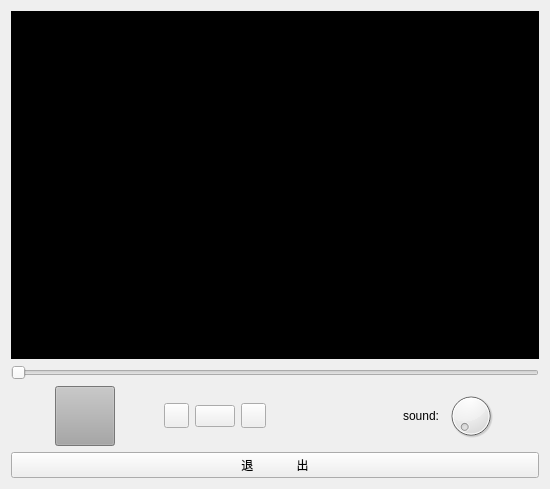
<?xml version="1.0" encoding="UTF-8"?>
<ui version="4.0">
 <class>VideoWidget</class>
 <widget class="QWidget" name="VideoWidget">
  <property name="geometry">
   <rect>
    <x>0</x>
    <y>0</y>
    <width>550</width>
    <height>489</height>
   </rect>
  </property>
  <property name="windowTitle">
   <string>视频播放器</string>
  </property>
  <layout class="QGridLayout" name="gridLayout">
   <item row="2" column="0">
    <layout class="QHBoxLayout" name="horizontalLayout">
     <item>
      <spacer name="horizontalSpacer">
       <property name="orientation">
        <enum>Qt::Horizontal</enum>
       </property>
       <property name="sizeHint" stdset="0">
        <size>
         <width>10</width>
         <height>10</height>
        </size>
       </property>
      </spacer>
     </item>
     <item>
      <widget class="QPushButton" name="btn_openfile">
       <property name="enabled">
        <bool>true</bool>
       </property>
       <property name="minimumSize">
        <size>
         <width>60</width>
         <height>60</height>
        </size>
       </property>
       <property name="maximumSize">
        <size>
         <width>60</width>
         <height>60</height>
        </size>
       </property>
       <property name="sizeIncrement">
        <size>
         <width>100</width>
         <height>100</height>
        </size>
       </property>
       <property name="baseSize">
        <size>
         <width>100</width>
         <height>100</height>
        </size>
       </property>
       <property name="cursor">
        <cursorShape>PointingHandCursor</cursorShape>
       </property>
       <property name="styleSheet">
        <string notr="true">border-image: url(:/new/prefix1/res/file.png);
background-color: rgb(166, 166, 166);
border-color: rgb(61, 61, 61);</string>
       </property>
       <property name="text">
        <string/>
       </property>
      </widget>
     </item>
     <item>
      <spacer name="horizontalSpacer_3">
       <property name="orientation">
        <enum>Qt::Horizontal</enum>
       </property>
       <property name="sizeHint" stdset="0">
        <size>
         <width>40</width>
         <height>20</height>
        </size>
       </property>
      </spacer>
     </item>
     <item>
      <widget class="QPushButton" name="btn_back">
       <property name="maximumSize">
        <size>
         <width>25</width>
         <height>25</height>
        </size>
       </property>
       <property name="cursor">
        <cursorShape>PointingHandCursor</cursorShape>
       </property>
       <property name="styleSheet">
        <string notr="true">border-image: url(:/new/prefix1/res/back.png);</string>
       </property>
       <property name="text">
        <string/>
       </property>
      </widget>
     </item>
     <item>
      <widget class="QPushButton" name="btn_start">
       <property name="minimumSize">
        <size>
         <width>20</width>
         <height>20</height>
        </size>
       </property>
       <property name="cursor">
        <cursorShape>PointingHandCursor</cursorShape>
       </property>
       <property name="styleSheet">
        <string notr="true">border-image: url(:/new/prefix1/res/start.png);</string>
       </property>
       <property name="text">
        <string/>
       </property>
      </widget>
     </item>
     <item>
      <widget class="QPushButton" name="btn_next">
       <property name="maximumSize">
        <size>
         <width>25</width>
         <height>25</height>
        </size>
       </property>
       <property name="cursor">
        <cursorShape>PointingHandCursor</cursorShape>
       </property>
       <property name="styleSheet">
        <string notr="true">image: url(:/new/prefix1/res/pre.png);
border-image: url(:/new/prefix1/res/pre.png);</string>
       </property>
       <property name="text">
        <string/>
       </property>
      </widget>
     </item>
     <item>
      <spacer name="horizontalSpacer_4">
       <property name="orientation">
        <enum>Qt::Horizontal</enum>
       </property>
       <property name="sizeHint" stdset="0">
        <size>
         <width>40</width>
         <height>20</height>
        </size>
       </property>
      </spacer>
     </item>
     <item>
      <spacer name="horizontalSpacer_5">
       <property name="orientation">
        <enum>Qt::Horizontal</enum>
       </property>
       <property name="sizeHint" stdset="0">
        <size>
         <width>40</width>
         <height>20</height>
        </size>
       </property>
      </spacer>
     </item>
     <item>
      <spacer name="horizontalSpacer_6">
       <property name="orientation">
        <enum>Qt::Horizontal</enum>
       </property>
       <property name="sizeHint" stdset="0">
        <size>
         <width>40</width>
         <height>20</height>
        </size>
       </property>
      </spacer>
     </item>
     <item>
      <widget class="QLabel" name="label">
       <property name="text">
        <string>sound:</string>
       </property>
      </widget>
     </item>
     <item>
      <widget class="QDial" name="dial_volice">
       <property name="maximumSize">
        <size>
         <width>50</width>
         <height>50</height>
        </size>
       </property>
       <property name="cursor">
        <cursorShape>PointingHandCursor</cursorShape>
       </property>
      </widget>
     </item>
     <item>
      <spacer name="horizontalSpacer_2">
       <property name="orientation">
        <enum>Qt::Horizontal</enum>
       </property>
       <property name="sizeHint" stdset="0">
        <size>
         <width>40</width>
         <height>20</height>
        </size>
       </property>
      </spacer>
     </item>
    </layout>
   </item>
   <item row="1" column="0">
    <widget class="QSlider" name="horizontalSlider">
     <property name="orientation">
      <enum>Qt::Horizontal</enum>
     </property>
    </widget>
   </item>
   <item row="0" column="0">
    <widget class="QLabel" name="label_show">
     <property name="styleSheet">
      <string notr="true">background-color: rgb(0, 0, 0);</string>
     </property>
     <property name="text">
      <string/>
     </property>
    </widget>
   </item>
   <item row="3" column="0">
    <widget class="QPushButton" name="pushButton">
     <property name="text">
      <string>退             出</string>
     </property>
    </widget>
   </item>
  </layout>
 </widget>
 <resources/>
 <connections/>
</ui>
